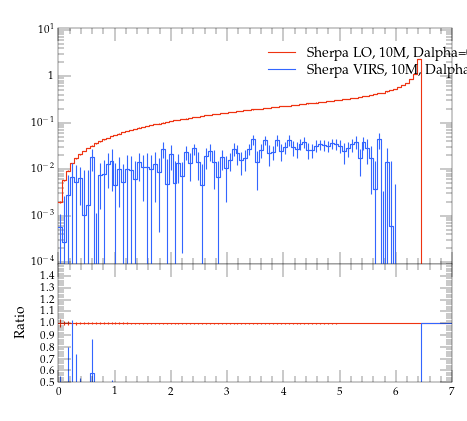

This chart was generated by the following Python code:
#! /usr/bin/env python

# This Python script was auto-generated using YODA v2.0.0.
# Analysis object: /evtb/cutEg_jb_pt
# Timestamp: 15-04-2024 (14:39:01)

import matplotlib as mpl
import matplotlib.pyplot as plt
mpl.use('Agg') # comment out for interactive use
import os
import numpy as np

plotDir = os.path.split(os.path.realpath(__file__))[0]
if 'YODA_USER_PLOT_PATH' in globals():
    plot_outdir = globals()['YODA_USER_PLOT_PATH']
else:
    plot_outdir = plotDir

#plot style
plt.style.use(os.path.join(plotDir, '../default.mplstyle'))
# plot metadata
figW, figH = plt.rcParams['figure.figsize']
ax_xLabel = r''
ax_yLabel = r''
ax_title  = r''
ax_xScale = 'linear'
ax_yScale = 'log'
xLims = (0.0, 7.0)
yLims = (9e-05, 11.0)

# TeX-friendly labels for the legend
labels = [ r"Sherpa LO, 10M, Dalpha=0.01", r"Sherpa VIRS, 10M, Dalpha=0.01" ]

# Create figure and axis objects
fig, (ax, ratio0_ax) = plt.subplots(2, 1, sharex=True,
                  figsize=(figW,figH), gridspec_kw={'height_ratios': (2, 1)})
ratio0_ax.yaxis.set_major_locator(mpl.ticker.MultipleLocator(0.1))
ratio0_ax.set_ylim(0.5, 1.4999)
ratio0_ax.set_ylabel('Ratio')

# LineColor map: curve index -> color
linecolors = {0: '#EE3311', 1: '#3366FF'}
# the numerical data is stored in a separate file
dataf = dict()
prefix = os.path.split(__file__)[0]
if prefix:    prefix = prefix + '/'
exec(open(prefix+'cutEg_jb_pt__data.py').read(), dataf)


legend_handles = [] # keep track of handles for the legend

# style options for curves
# starts at zorder>=5 to draw curve on top of legend
styles = {
  'curve0': {
    'color' : linecolors[0],
    'linestyle' : '-',
    'marker' : 'o',
    'zorder' : 5,
    'histstyle' : True,
  },
  'curve1': {
    'color' : linecolors[1],
    'linestyle' : '-',
    'marker' : 'o',
    'zorder' : 6,
    'histstyle' : True,
  },
}
# curve from input yoda files in main panel
for label in dataf['yvals'].keys():
    if all(np.isnan(v) for v in dataf['yvals'][label]):
        continue
    tmp = None
    if styles[label]['histstyle']: # draw as histogram
        tmp, = ax.plot(dataf['xedges'], dataf['yedges'][label],
                       color=styles[label]['color'],
                       linestyle=styles[label]['linestyle'],
                       drawstyle='steps-pre', solid_joinstyle='miter',
                       zorder=styles[label]['zorder'], label=label)
        ax.errorbar(dataf['xpoints'], dataf['yvals'][label], color=styles[label]['color'],
                    xerr=dataf['xerrs'], yerr=[dataf['ydowns'][label], dataf['yups'][label]],
                    linestyle='none', zorder=styles[label]['zorder'])
    else: # draw as scatter
        tmp = ax.errorbar(dataf['xpoints'], dataf['yvals'][label],
                          xerr=dataf['xerrs'],
                          yerr=[ dataf['ydowns'][label],
                          dataf['yups'][label] ],
                          fmt=styles[label]['marker'],
                          ecolor=styles[label]['color'],
                          color=styles[label]['color'], zorder=2)
        tmp[-1][0].set_linestyle(styles[label]['linestyle'])
    legend_handles += [tmp]
    for varLabel in dataf['variation_yvals'].keys():
        if varLabel.startswith(label):
            tmp, = ax.plot(dataf['xedges'], dataf['variation_yvals'][varLabel],
                           color=styles[label]['color'],
                           linestyle=styles[label]['linestyle'],
                           drawstyle='steps-pre', solid_joinstyle='miter',
                           zorder=styles[label]['zorder'], alpha=0.5)


# plots on ratio panel
# curve from input yoda files in ratio panel
for label, yvals in dataf['ratio0_yvals'].items():
    if all(np.isnan(v) for v in yvals):
        continue
    if styles[label]['histstyle']: # plot as histogram
        ratio0_ax.plot(dataf['xedges'], yvals,
                       color=styles[label]['color'],
                       linestyle=styles[label]['linestyle'],
                       drawstyle='steps-pre', zorder=1,
                       solid_joinstyle='miter')
        ratio0_ax.vlines(dataf['xpoints'],
                         dataf['ratio0_ymin'][label],
                         dataf['ratio0_ymax'][label],
                         color=styles[label]['color'], zorder=1)
    else: # plot as scatter
        tmp = ratio0_ax.errorbar(dataf['xpoints'],
                                 yvals, xerr=dataf['xerrs'],
                                 yerr=dataf['ratio0_yerrs'][label],
                                 fmt=styles[label]['marker'],
                                 ecolor=styles[label]['color'],
                                 color=styles[label]['color'])
        tmp[-1][0].set_linestyle(styles[label]['linestyle'])

    for varlabel in dataf['ratio0_variation_vals'].keys():
        if varlabel.startswith(label):
            ratio0_ax.plot(dataf['xedges'],
                            dataf['ratio0_variation_vals'][varlabel],
                            color=styles[label]['color'],
                            linestyle=styles[label]['linestyle'],
                            drawstyle='steps-pre', solid_joinstyle='miter',
                            zorder=1, alpha=0.5)

legend_pos = (0.5, 0.97)
ax.legend(legend_handles, labels, loc='upper left', bbox_to_anchor=legend_pos)

# set plot metadata as defined above
ratio0_ax.set_xlabel(ax_xLabel)
ratio0_ax.xaxis.set_label_coords(1., -.15)
ax.set_ylabel(ax_yLabel, loc='top')
ax.set_title(ax_title, loc='left')
ax.set_xscale(ax_xScale)
ax.set_yscale(ax_yScale)
ax.set_xlim(xLims)
ax.set_ylim(yLims)

# tick formatting
plt.rcParams['xtick.top'] = True
plt.rcParams['ytick.right'] = True
ax.yaxis.set_major_locator(mpl.ticker.LogLocator(base=10.0, numticks=np.inf))
ax.yaxis.set_minor_locator(mpl.ticker.LogLocator(
                           base=10.0, subs=np.arange(0.1, 1, 0.1), numticks=np.inf))
fig.align_ylabels((ax, ratio0_ax))
plt.savefig(os.path.join(plot_outdir, 'cutEg_jb_pt.pdf'), format='PDF')
plt.savefig(os.path.join(plot_outdir, 'cutEg_jb_pt.png'), format='PNG')

plt.close(fig)
